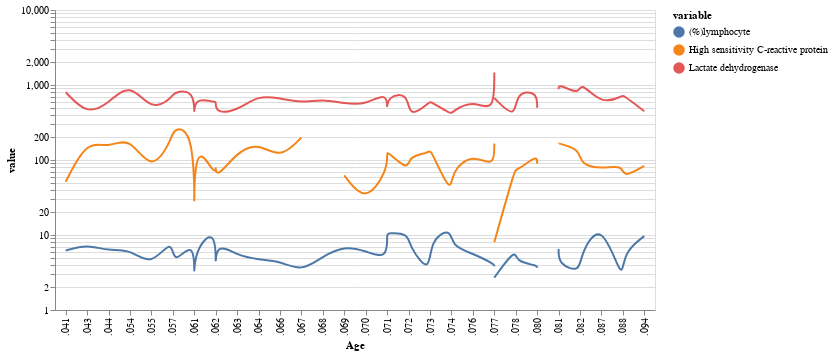

Notebook cell for this chart:
### Code cell
nearest = alt.selection(type='single', nearest=True, on='mouseover',
                        fields=['age'], empty='none')
line = alt.Chart().mark_line(interpolate='basis').encode(
    alt.X('age:N', axis=alt.Axis(title='Age')),
    alt.Y('value:Q',scale=alt.Scale(type='log')),
    color='variable:N'
)
selectors = alt.Chart().mark_point().encode(
    x='age:T',
    opacity=alt.value(0),
).add_selection(
    nearest
)
points = line.mark_point().encode(
    opacity=alt.condition(nearest, alt.value(1), alt.value(0))
)
text = line.mark_text(align='left', dx=5, dy=-5).encode(
    text=alt.condition(nearest, 'value:Q', alt.value(' '))
)
rules = alt.Chart().mark_rule(color='gray').encode(
    x='age:T',
).transform_filter(
    nearest
)
stockChart = alt.layer(line, selectors, points, rules, text,
                       data=x_male, 
                       width=600, height=300,title='')

stockChart

### Figure 1 — Vega-Lite specification as saved in the notebook (floating-point values rounded to 4 significant figures; data arrays with more than 128 entries replaced by an {"elided": "..."} marker saying what was removed)
{"config": {"view": {"continuousWidth": 400, "continuousHeight": 300}}, "layer": [{"mark": {"type": "line", "interpolate": "basis"}, "encoding": {"color": {"type": "nominal", "field": "variable"}, "x": {"type": "nominal", "axis": {"title": "Age"}, "field": "age"}, "y": {"type": "quantitative", "field": "value", "scale": {"type": "log"}}}}, {"mark": "point", "encoding": {"opacity": {"value": 0}, "x": {"type": "temporal", "field": "age"}}, "selection": {"selector002": {"type": "single", "nearest": true, "on": "mouseover", "fields": ["age"], "empty": "none"}}}, {"mark": "point", "encoding": {"color": {"type": "nominal", "field": "variable"}, "opacity": {"condition": {"value": 1, "selection": "selector002"}, "value": 0}, "x": {"type": "nominal", "axis": {"title": "Age"}, "field": "age"}, "y": {"type": "quantitative", "field": "value", "scale": {"type": "log"}}}}, {"mark": {"type": "rule", "color": "gray"}, "encoding": {"x": {"type": "temporal", "field": "age"}}, "transform": [{"filter": {"selection": "selector002"}}]}, {"mark": {"type": "text", "align": "left", "dx": 5, "dy": -5}, "encoding": {"color": {"type": "nominal", "field": "variable"}, "text": {"condition": {"type": "quantitative", "field": "value", "selection": "selector002"}, "value": " "}, "x": {"type": "nominal", "axis": {"title": "Age"}, "field": "age"}, "y": {"type": "quantitative", "field": "value", "scale": {"type": "log"}}}}], "data": {"name": "data-af49e46f17c7e93bafe6d3d3b9bc7444"}, "height": 300, "title": "", "width": 600, "$schema": "https://vega.github.io/schema/vega-lite/v4.8.1.json", "datasets": {"data-af49e46f17c7e93bafe6d3d3b9bc7444": {"elided": "144 records"}}}
